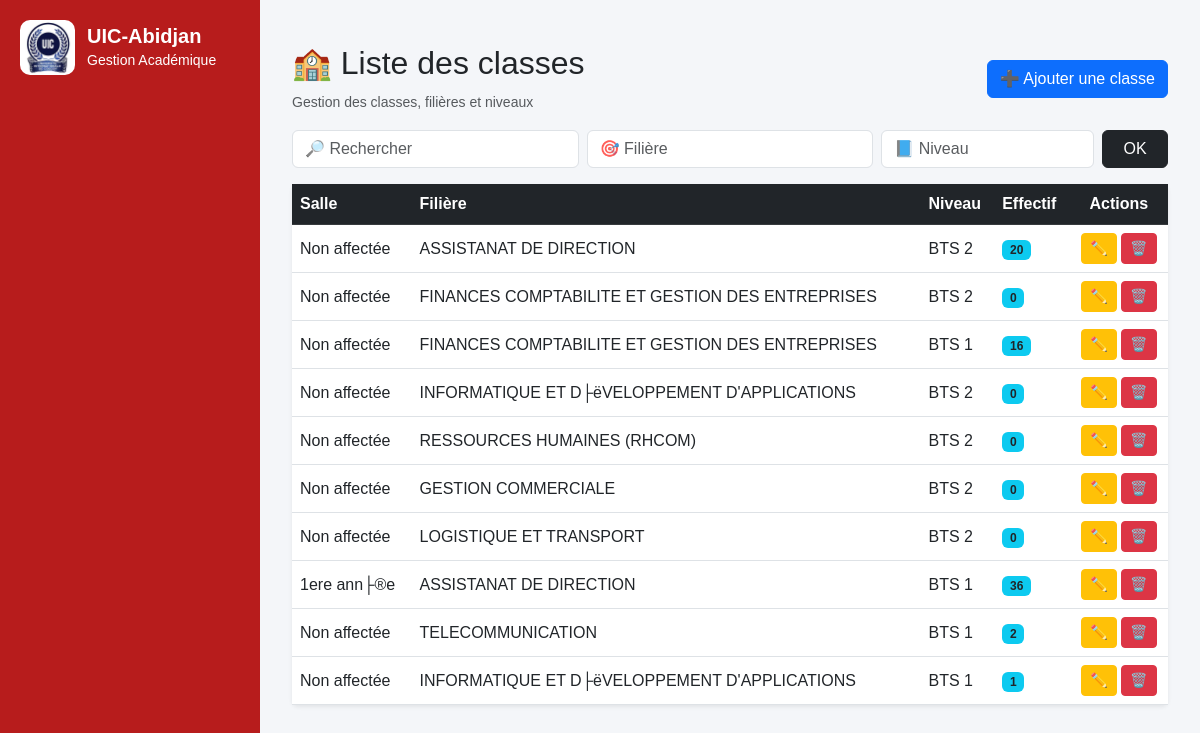
/classes/, run on the app's committed database.
### core/models.py (models this page shows, shortened)
class Classe(models.Model):
    nom = models.CharField(
        max_length=150,
        verbose_name="Nom de la classe"
    )
    niveau = models.ForeignKey(
        Niveau,
        on_delete=models.CASCADE,
        verbose_name="Niveau"
    )
    filiere_bts = models.ForeignKey(
        Filierebts,
        on_delete=models.CASCADE,
        null=True,
        blank=True,
        verbose_name="Filière BTS"
    )
    salle = models.ForeignKey(
        Salle,
        on_delete=models.SET_NULL,
        null=True,
        blank=True,
        verbose_name="Salle"
    )
    annee_academique = models.CharField(
        max_length=20,
        default="2025-2026",
        verbose_name="Année académique"
    )
    def effectif(self):
        return self.etudiants.count()
    class Meta:
        verbose_name = "Classe"
        verbose_name_plural = "Classes"
        ordering = ["niveau", "nom"]

class Filierebts(models.Model):
    nom = models.CharField(max_length=150)
    niveaux = models.ManyToManyField(
        Niveau,
        blank=True,
        related_name="filieres_bts"
    )
    def __str__(self):
        return self.nom

class Niveau(models.Model):
    nom = models.CharField(max_length=100)
    def __str__(self):
        return self.nom

class Salle(models.Model):
    code = models.CharField(max_length=20, unique=True)
    nom = models.CharField(max_length=100)
    capacite = models.IntegerField(default=0)
    def __str__(self):
        return f"{self.code} - {self.nom}"

### core/views.py (the view)
# urls.py: path('classes/', views.classe_list, name="classe_list"),
def classe_list(request):
    if request.method == "POST":
        form = ClasseForm(request.POST)
        if form.is_valid():
            form.save()
            return redirect("classe_list")
        else:
            print(form.errors)
    else:
        form = ClasseForm()
    query = request.GET.get("q", "")
    filiere_bts = request.GET.get("filiere_bts", "")
    niveau = request.GET.get("niveau", "")
    classes = Classe.objects.select_related(
        "filiere_bts",
        "niveau",
        "salle"
    ).order_by("-id")
    if query:
        classes = classes.filter(
            nom__icontains=query
        )
    if filiere_bts:
        classes = classes.filter(
            filiere_bts_id=filiere_bts
        )
    if niveau:
        classes = classes.filter(
            niveau_id=niveau
        )
    paginator = Paginator(
        classes,
        10
    )
    page_number = request.GET.get(
        "page"
    )
    page_obj = paginator.get_page(
        page_number
    )
    filieres = Filierebts.objects.all()
    niveaux = Niveau.objects.all()  # noqa: F821
    return render(
        request,
        "classes/list.html",
        {
            "page_obj": page_obj,
            "form": form,
            "filieres": filieres,
            "niveaux": niveaux,
            "query": query,
            "filiere_selected": filiere_bts,
            "niveau_selected": niveau,
        }
    )

### core/forms.py
class ClasseForm(forms.ModelForm):
    class Meta:
        model = Classe
        fields = [
            'nom',
            'filiere_bts',  # ✅ ici
            'niveau',
            'salle'
        ]
        widgets = {
            'nom': forms.TextInput(attrs={'class': 'form-control'}),
            'filiere_bts': forms.Select(attrs={'class': 'form-select'}),
            'niveau': forms.Select(attrs={'class': 'form-select'}),
            'salle': forms.Select(attrs={'class': 'form-select'}),
        }

### core/templates/classes/list.html (shortened to what this page needs)
{% extends 'base.html' %}
{% block content %}
<div class="container mt-4">
    <div class="d-flex justify-content-between align-items-center mb-3">
        <div>
            <h2>🏫 Liste des classes</h2>
            <small class="text-muted">
                Gestion des classes, filières et niveaux
            </small>
        </div>
        <button type="button"
                class="btn btn-primary"
                data-bs-toggle="modal"
                data-bs-target="#classeModal">
            ➕ Ajouter une classe
        </button>
    </div>
    <form method="GET" class="row g-2 mb-3">
        <div class="col-md-4">
            <input type="text" name="q" class="form-control"
                   placeholder="🔎 Rechercher"
                   value="{{ request.GET.q }}">
        </div>
        <div class="col-md-4">
            <input type="text" name="filiere" class="form-control"
                   placeholder="🎯 Filière"
                   value="{{ request.GET.filiere }}">
        </div>
        <div class="col-md-3">
            <input type="text" name="niveau" class="form-control"
                   placeholder="📘 Niveau"
                   value="{{ request.GET.niveau }}">
        </div>
        <div class="col-md-1">
            <button class="btn btn-dark w-100">OK</button>
        </div>
    </form>
    <div class="card shadow-sm border-0">
        <div class="card-body p-0">
            <table class="table table-hover mb-0 align-middle">
                <thead class="table-dark">
                    <tr>
                        <th>Salle</th>
                        <th>Filière</th>
                        <th>Niveau</th>
                        <th>Effectif</th>
                        <th class="text-center">Actions</th>
                    </tr>
                </thead>
                <tbody>
                    {% for c in page_obj %}
                        <tr>
                            <td>
                                {{ c.salle.nom|default:"Non affectée" }}
                            </td>
                            <td> {{c.filiere_bts.nom|default:"Sans filière" }}</td>
                            <td>{{ c.niveau.nom }}</td>
                            <td>
                                <span class="badge bg-info text-dark">
                                    {{ c.effectif }}
                                </span>
                            </td>
                            <td class="text-center">
                                <a href="{% url 'classe_edit' c.id %}"
                                   class="btn btn-warning btn-sm">
                                    ✏️
                                </a>
                                <a href="{% url 'classe_delete' c.id %}"
                                   class="btn btn-danger btn-sm"
                                   onclick="return confirm('Supprimer ?')">
                                    🗑️
                                </a>
                            </td>
                        </tr>
                    {% empty %}
                        <tr>
                            <td colspan="6" class="text-center p-4 text-muted">
                                Aucune classe
                            </td>
                        </tr>
                    {% endfor %}
                </tbody>
            </table>
        </div>
    </div>
</div>
{% endblock %}

### core/templates/base.html (style rules this page uses)
body { margin: 0; font-family: Arial, sans-serif; background: #f4f6f9; }

### data on the page
Classe: salle.nom "Non affectée", filiere_bts.nom "ASSISTANAT DE DIRECTION", niveau.nom "BTS 2", effectif "20"
Classe: salle.nom "Non affectée", filiere_bts.nom "FINANCES COMPTABILITE ET GESTION DES ENTREPRISES", niveau.nom "BTS 2", effectif "0"
Classe: salle.nom "Non affectée", filiere_bts.nom "FINANCES COMPTABILITE ET GESTION DES ENTREPRISES", niveau.nom "BTS 1", effectif "16"
Classe: salle.nom "Non affectée", filiere_bts.nom "INFORMATIQUE ET D├ëVELOPPEMENT D'APPLICATIONS", niveau.nom "BTS 2", effectif "0"
Classe: salle.nom "Non affectée", filiere_bts.nom "RESSOURCES HUMAINES (RHCOM)", niveau.nom "BTS 2", effectif "0"
Classe: salle.nom "Non affectée", filiere_bts.nom "GESTION COMMERCIALE", niveau.nom "BTS 2", effectif "0"
Classe: salle.nom "Non affectée", filiere_bts.nom "LOGISTIQUE ET TRANSPORT", niveau.nom "BTS 2", effectif "0"
Classe: salle.nom "1ere ann├®e", filiere_bts.nom "ASSISTANAT DE DIRECTION", niveau.nom "BTS 1", effectif "36"
Classe: salle.nom "Non affectée", filiere_bts.nom "TELECOMMUNICATION", niveau.nom "BTS 1", effectif "2"
Classe: salle.nom "Non affectée", filiere_bts.nom "INFORMATIQUE ET D├ëVELOPPEMENT D'APPLICATIONS", niveau.nom "BTS 1", effectif "1"
